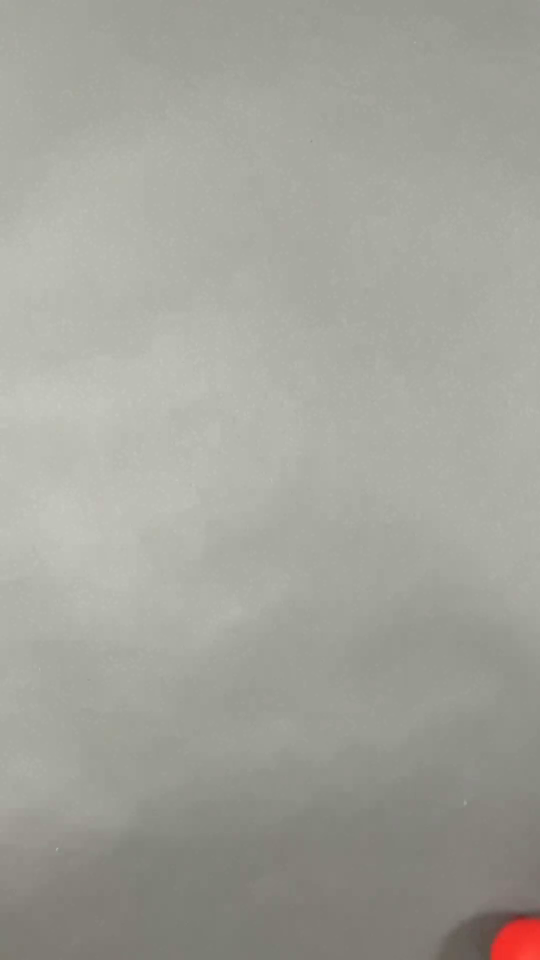
#> input picture frame 9 of resources/test.mp4, 1080 x 1920 px, given in place of sample-5.mp4, which was not available (shown at 1/2 size)
$ python main.py
#> lines starting #> are read from the running program, lines starting #| are printed output that depends on the picture; after the words box and inside, x2 and y2 are one past the last pixel; in counts of white or black regions, pixels touching at a corner belong together
import cv2
import imutils
import numpy as np


def save_video_result():
    filename = "resources/sample-5.mp4"
    output = "out.avi"

    capture = cv2.VideoCapture(filename)
    fourcc = cv2.VideoWriter_fourcc('F', 'M', 'P', '4')
    video_recorder = cv2.VideoWriter(output, fourcc, 20.0, (int(capture.get(3)), int(capture.get(4))))

    while capture.isOpened():
        ret, frame = capture.read()
#> frame is the input picture: shape (1920, 1080, 3); mean B, G, R 154.5, 162.2, 162.4
        # frame = imutils.resize(frame, width=400)
        hsv = cv2.cvtColor(frame, cv2.COLOR_BGR2HSV)
#> hsv: shape (1920, 1080, 3); mean H, S, V 32.2, 13.9, 163.3
        gray = cv2.cvtColor(hsv, cv2.COLOR_BGR2GRAY)
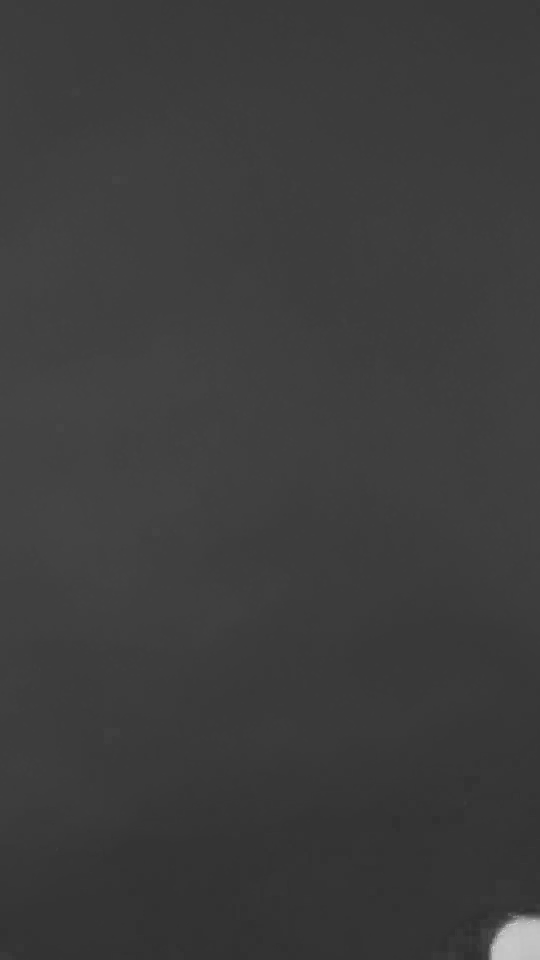
#> gray: shape (1920, 1080) (shown at 1/2 size); min 47, max 213, mean 60.6
        gray = cv2.medianBlur(gray, 5)
        circles = cv2.HoughCircles(gray, cv2.HOUGH_GRADIENT, 1, 20, param1=100, param2=40, minRadius=50, maxRadius=100)
#> circles = None
        count = 0
        if circles is not None:
            print(len(circles[0, :]))
            circles = np.uint16(np.around(circles))
            for i in circles[0, :]:
                count += 1
                center = (i[0], i[1])
                # circle center
                cv2.circle(frame, center, 1, (0, 10, 10), 3)
                # circle outline
                radius = i[2]
                cv2.circle(frame, center, radius, (255, 0, 255), 3)
                font = cv2.FONT_HERSHEY_SIMPLEX

                font_scale = 2
                thickness = 3
                color = (255, 0, 0)

                cv2.putText(frame, str(count), center, font, font_scale, color, thickness, cv2.LINE_AA)
        video_recorder.write(frame)
        cv2.imshow('frame', frame)
        if cv2.waitKey(1) & 0xFF == ord('q'):
#> (key q is pressed here)
            break
    capture.release()
    cv2.destroyAllWindows()


# Press the green button in the gutter to run the script.
if __name__ == '__main__':
    save_video_result()

$ run again, starting later in the video
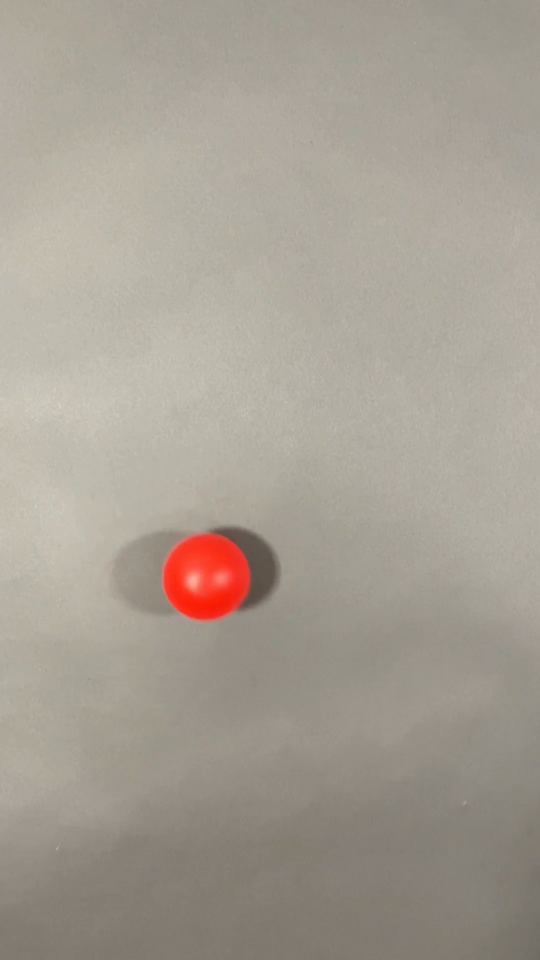
#> input picture frame 44 of resources/test.mp4, 1080 x 1920 px, given in place of sample-5.mp4, which was not available (shown at 1/2 size)
#> in save_video_result, frame is the input picture: shape (1920, 1080, 3); mean B, G, R 148.3, 159, 165.9
#> hsv: shape (1920, 1080, 3); mean H, S, V 20.3, 26.3, 165.9
#> in save_video_result, `gray = cv2.cvtColor(hsv, cv2.COLOR_BGR2GRAY)`:
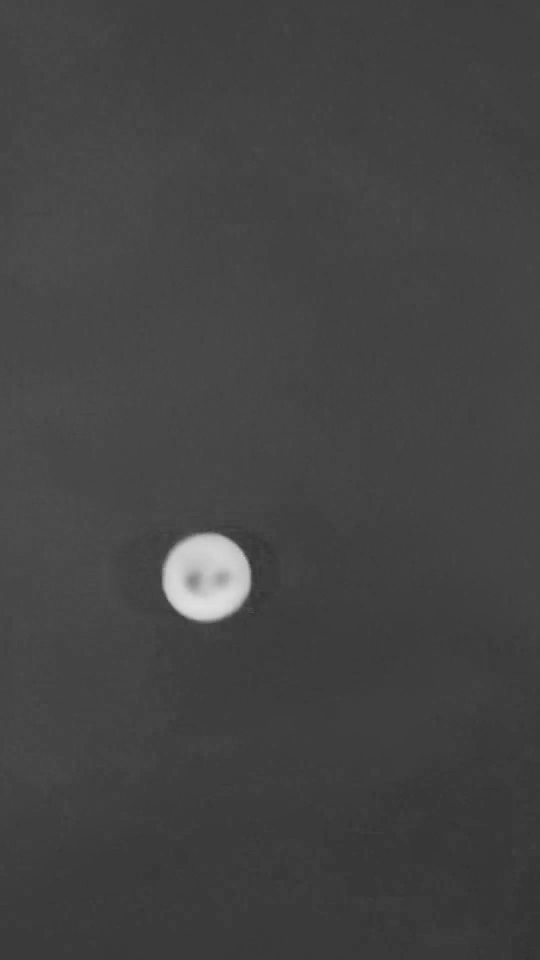
#> gray: shape (1920, 1080) (shown at 1/2 size); min 49, max 224, mean 67.3
#> in save_video_result, `circles = cv2.HoughCircles(gray, cv2.HOUGH_GRADIENT, 1, 20, param1=100..`: circles = [[411.5, 1152.5, 89.6]]
#| 1
#> in save_video_result, `circles = np.uint16(np.around(circles))`: circles = [[412, 1152, 90]]
#> the loop in save_video_result, `for i in circles[0, :]:` made 1 pass
#> (count, center, radius, font, font_scale, thickness, color) on pass 1: (1, (412, 1152), 90, 0, 2, 3, (255, 0, 0))
#> after the loop in save_video_result, `for i in circles[0, :]:`:
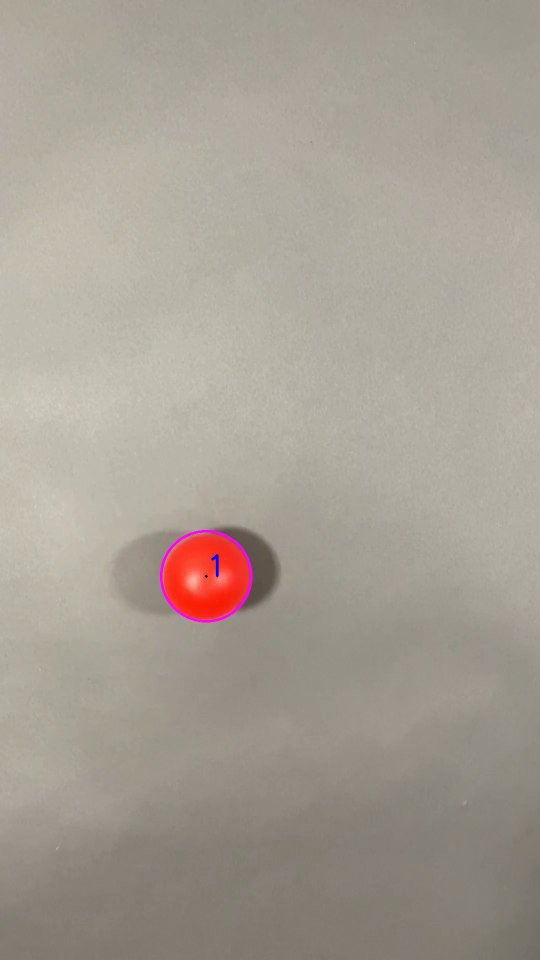
#> frame: shape (1920, 1080, 3) (shown at 1/2 size); 0.16% of pixels changed, all inside (x1, y1, x2, y2) = (320, 1060, 505, 1245)
#> after the loop in save_video_result, `for i in circles[0, :]:`: count = 1

$ run again, starting later in the video
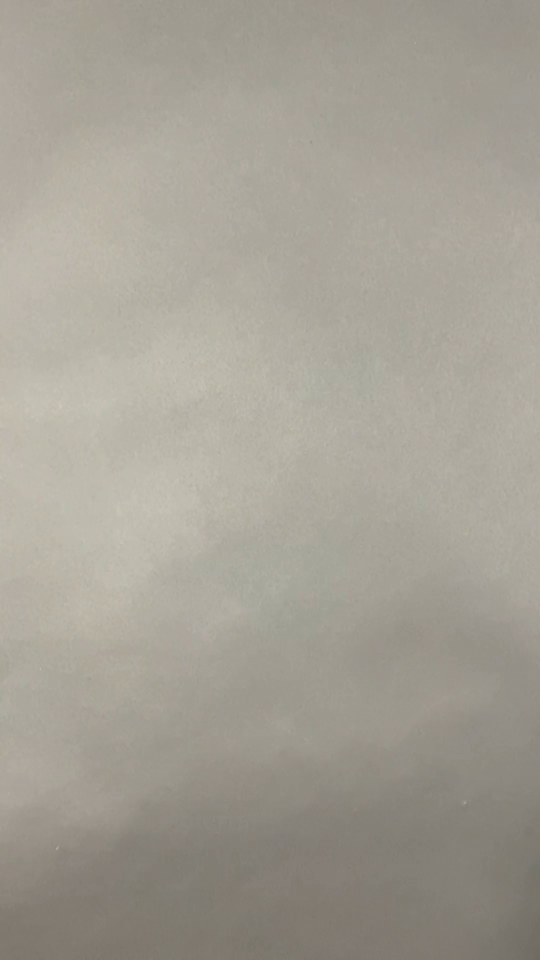
#> input picture frame 78 of resources/test.mp4, 1080 x 1920 px, given in place of sample-5.mp4, which was not available (shown at 1/2 size)
#> in save_video_result, frame is the input picture: shape (1920, 1080, 3); mean B, G, R 149.7, 160, 164.2
#> hsv: shape (1920, 1080, 3); mean H, S, V 21, 22.6, 164.2
#> in save_video_result, `gray = cv2.cvtColor(hsv, cv2.COLOR_BGR2GRAY)`:
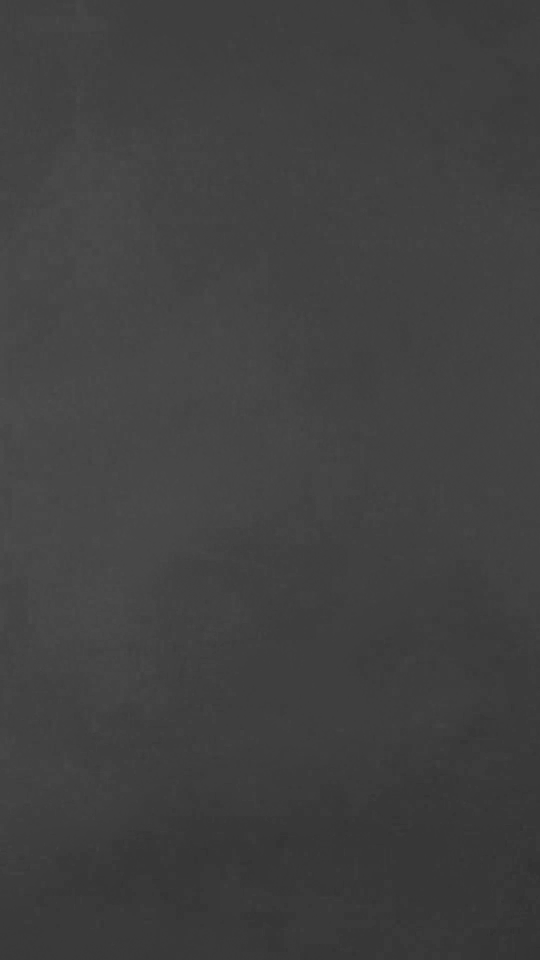
#> gray: shape (1920, 1080) (shown at 1/2 size); min 49, max 79, mean 64.8
#> circles = None
